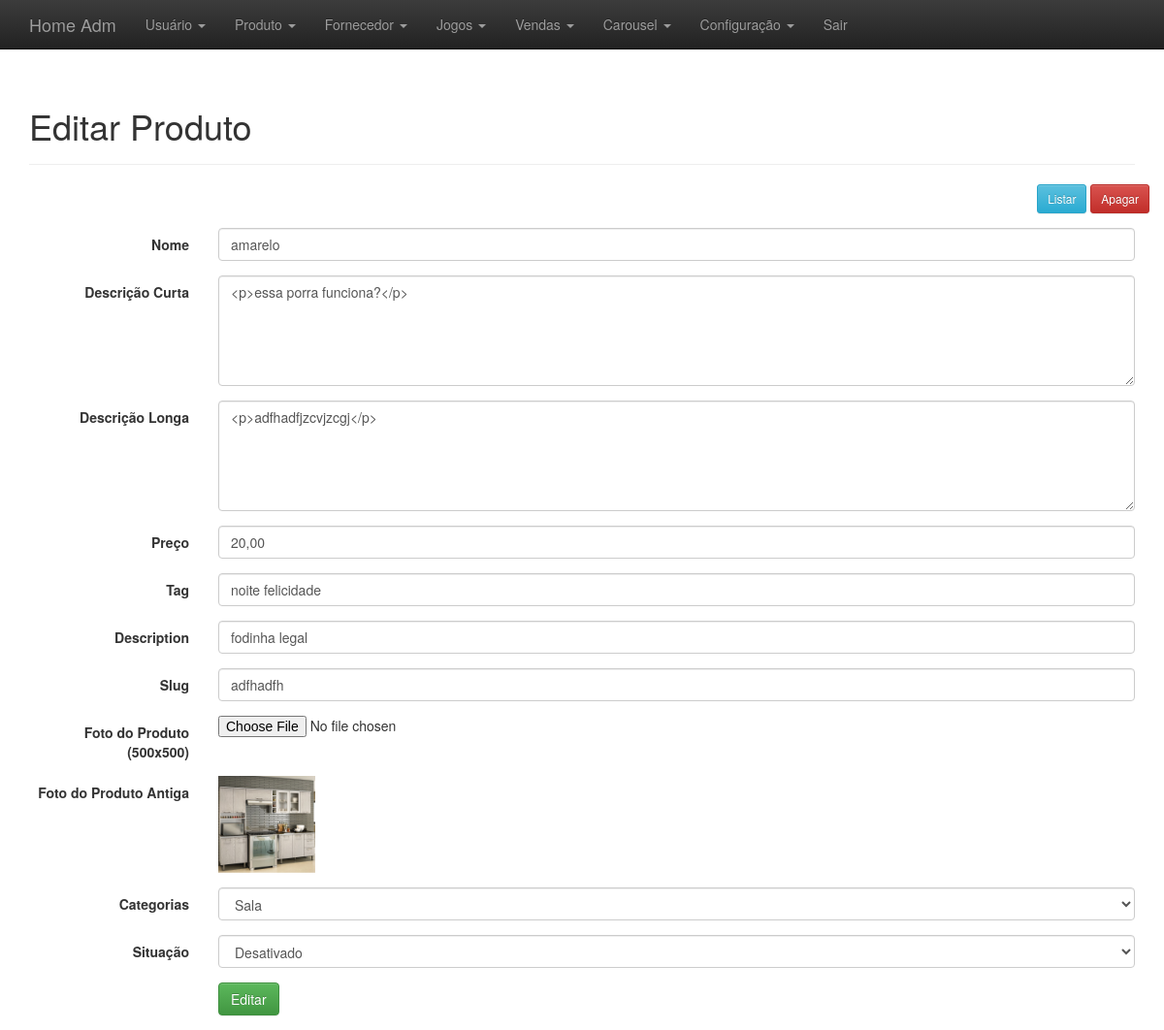
The app's page /adm/administrativo.php?link=13&id=1 (signed in) with its own data.
### tables this page shows
CREATE TABLE `produtos` (
  `id` int(11) NOT NULL,
  `nome` varchar(520) NOT NULL,
  `descricao_curta` text NOT NULL,
  `descricao_longa` text NOT NULL,
  `preco` varchar(20) NOT NULL,
  `tag` varchar(520) NOT NULL,
  `description` varchar(520) NOT NULL,
  `slug` varchar(520) NOT NULL,
  `imagem` varchar(220) NOT NULL,
  `situacao_id` int(11) NOT NULL,
  `modified` datetime DEFAULT NULL,
  `created` datetime NOT NULL,
  `categoria_id` int(11) NOT NULL
);

CREATE TABLE `categorias` (
  `id` int(11) NOT NULL,
  `nome` varchar(520) NOT NULL,
  `slug` varchar(220) NOT NULL,
  `tag` varchar(220) NOT NULL,
  `description` varchar(550) NOT NULL,
  `created` datetime NOT NULL,
  `modified` datetime DEFAULT NULL
);

CREATE TABLE `situacaos` (
  `id` int(11) NOT NULL,
  `nome` varchar(220) NOT NULL,
  `created` datetime NOT NULL,
  `modified` datetime DEFAULT NULL
);

### adm/editar_produto.php (the view, shortened to what this page needs)
<?php
	include_once("conexao.php");
	$id = $_GET['id'];
	$result = mysqli_query($conectar,"SELECT * FROM produtos WHERE id = '$id' LIMIT 1");
	$resultado = mysqli_fetch_assoc($result);
?>
<div class="container theme-showcase" role="main">
  <div class="page-header">
	<h1>Editar Produto</h1>
  </div>
  <div class="row espaco">
		<div class="pull-right">
			<a href='administrativo.php?link=10&id=<?php echo $resultado['id']; ?>'><button type='button' class='btn btn-sm btn-info'>Listar</button></a>
			<a href='processa/proc_apagar_produto.php?id=<?php echo $resultado['id']; ?>'><button type='button' class='btn btn-sm btn-danger'>Apagar</button></a>
		</div>
	</div>
  <div class="row">
	<div class="col-md-12">
	  <form class="form-horizontal" method="POST" action="processa/proc_edit_produto.php" enctype="multipart/form-data">
		  <div class="form-group">
			<label for="inputEmail3" class="col-sm-2 control-label">Nome</label>
			<div class="col-sm-10">
			  <input type="text" class="form-control" name="nome" placeholder="Nome Produto" value="<?php echo $resultado['nome']; ?>">
			</div>
		  </div>
		  <div class="form-group">
			<label for="inputEmail3" class="col-sm-2 control-label">Descrição Curta</label>
			<div class="col-sm-10">
				<textarea class="form-control ckeditor" rows="5" name="descricao_curta" placeholder="Descrição curta do produto"><?php echo $resultado['descricao_curta']; ?></textarea>
			</div>
		  </div>
		  <div class="form-group">
			<label for="inputEmail3" class="col-sm-2 control-label">Descrição Longa</label>
			<div class="col-sm-10">
				<textarea class="form-control ckeditor" rows="5" name="descricao_longa" placeholder="Descrição longa do produto"><?php echo $resultado['descricao_longa']; ?></textarea>
			</div>
		  </div>
		  <div class="form-group">
			<label for="inputEmail3" class="col-sm-2 control-label">Preço</label>
			<div class="col-sm-10">
			  <input type="text" class="form-control" name="preco" placeholder="Preço" value="<?php echo $resultado['preco']; ?>">
			</div>
		  </div>
		  <div class="form-group">
			<label for="inputEmail3" class="col-sm-2 control-label">Tag</label>
			<div class="col-sm-10">
			  <input type="text" class="form-control" name="tag" placeholder="Tag" value="<?php echo $resultado['tag']; ?>">
			</div>
		  </div>
		  <div class="form-group">
			<label for="inputEmail3" class="col-sm-2 control-label">Description</label>
			<div class="col-sm-10">
			  <input type="text" class="form-control" name="description" placeholder="Description" value="<?php echo $resultado['description']; ?>">
			</div>
		  </div>
		  <div class="form-group">
			<label for="inputEmail3" class="col-sm-2 control-label">Slug</label>
			<div class="col-sm-10">
			  <input type="text" class="form-control" name="slug" placeholder="Nome do produto tudo minúsculo" value="<?php echo $resultado['slug']; ?>">
			</div>
		  </div>
		  <div class="form-group">
				<label for="inputEmail3" class="col-sm-2 control-label">Foto do Produto (500x500)</label>
				<div class="col-sm-10">
					<input name="arquivo" type="file"/>
				</div>
		  </div>
		  <?php
		  $foto = $resultado['imagem'];
			  ?>
			<?php
		  if($foto != ""){?>
				<div class="form-group">
					<label for="inputEmail3" class="col-sm-2 control-label">
						Foto do Produto Antiga
					</label>
					<div class="col-sm-10">
						<img src="<?php echo "../foto/$foto"; ?>" width="100" height="100">
					</div>
				</div>
		  <?php } ?>
		  <?php $categoria_id = $resultado['categoria_id'];  ?>
		  <div class="form-group">
			<label for="inputPassword3" class="col-sm-2 control-label">Categorias</label>
			<div class="col-sm-10">
			  <select class="form-control" name="categoria_id">
				  <?php
						$result_cat =mysqli_query($conectar,"SELECT * FROM categorias");
						while($dados = mysqli_fetch_assoc($result_cat)){
							$id_categoria = $dados['id'];
							?>
								<option value="<?php echo $dados["id"]; ?>"<?php if($id_categoria == $categoria_id){ echo 'selected'; } ?>
								><?php echo $dados["nome"];?></option>
							<?php
						}
					?>
				</select>
			</div>
		  </div>
		  <?php $situacao_id = $resultado['situacao_id'];?>
		  <div class="form-group">
			<label for="inputPassword3" class="col-sm-2 control-label">Situação</label>
			<div class="col-sm-10">
			  <select class="form-control" name="situacao_id">
				  <?php
						$result_sit =mysqli_query($conectar,"SELECT * FROM situacaos");
						while($dados = mysqli_fetch_assoc($result_sit)){
							$id_situacao = $dados['id'];
							?>
								<option value="<?php echo $dados["id"]; ?>"
								<?php if($id_situacao == $situacao_id){ echo 'selected'; } ?>
								><?php echo $dados["nome"];?></option>
							<?php
						}
					?>
				</select>
			</div>
		  </div>
		  <div class="form-group">
			<div class="col-sm-offset-2 col-sm-10">
			  <button type="submit" class="btn btn-success">Editar</button>
			</div>
		  </div>
		</form>
	</div>
	</div>
</div>

### adm/css/theme.css (style rules this page uses)
body { padding-top: 70px; padding-bottom: 30px; }
.espaco { margin-bottom:15px; }
body { position: relative; overflow-x: hidden; }
body, html { height: 100%; }

### records on screen
produtos: nome "amarelo", descricao_curta "<p>essa porra funciona?</p>", descricao_longa "<p>adfhadfjzcvjzcgj</p>", preco "20,00", tag "noite felicidade", description "fodinha legal", slug "adfhadfh", imagem (picture), categoria_id "Sala", situacao_id "Desativado"
